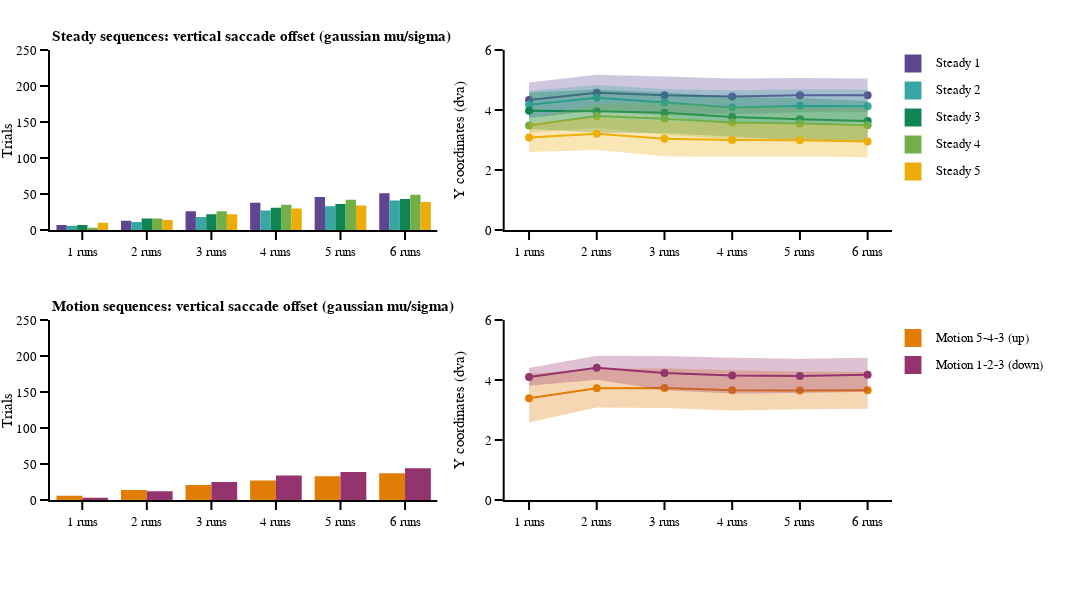

Notebook cell for this chart:
### Markdown cell above
#### Saccade y landing distribution per incremental runs

### Code cell
# subplot settings
rows, cols = 2, 2
leg_mergin = 200
fig_height, fig_width = 600,500*cols+leg_mergin
column_widths,row_heights = [1,1],[1,1]
sb_specs = [[{},{}],[{},{}]]
fig = make_subplots(rows=rows, cols=cols, print_grid=False, vertical_spacing=0.2, horizontal_spacing=0.08, 
                    column_widths=column_widths, row_heights=row_heights)
opacity_val = 0.3
data_types = []
for run_num in np.arange(1,df_all.run_number.max()+1):
    data_types.append('{:1.0f} runs'.format(run_num))

# Figure title
fig.add_annotation(xref='paper', yref='paper', x=0, y=1.03, text='<b>Steady sequences: vertical saccade offset (gaussian mu/sigma)<b>', 
                   showarrow=False, font_size = template_specs['title_font_size'], xanchor = 'left', yanchor='middle')
fig.add_annotation(xref='paper', yref='paper', x=0, y=0.43, text='<b>Motion sequences: vertical saccade offset (gaussian mu/sigma)<b>',  
                   showarrow=False, font_size = template_specs['title_font_size'], xanchor = 'left', yanchor='middle')

    
for ts_num, ts in enumerate(tss):
    # row/col and data selection
    if ts_num == 0:   row_val, y_line = 1, 4
    elif ts_num == 1: row_val, y_line = 1, 3.5
    elif ts_num == 2: row_val, y_line = 1, 3
    elif ts_num == 3: row_val, y_line = 1, 2.5
    elif ts_num == 4: row_val, y_line = 1, 2
    elif ts_num == 5: row_val, y_line = 2, 3
    elif ts_num == 6: row_val, y_line = 2, 3
    
    # compute mu, sigma, nb of trials
    mu_y, sigma_y, nb_y = np.zeros(df_all.run_number.max()),np.zeros(df_all.run_number.max()),np.zeros(df_all.run_number.max())
    for run_num in np.arange(df_all.run_number.max()):
        df_cond = df_all.loc[(df_all.main_sac_trial == 1) & 
                             (df_all.trial_sequence == ts_num+1) & (df_all.run_number <= run_num+1)]
        (mu_y[run_num], sigma_y[run_num]) = norm.fit(df_cond['sac_y_offset_trial']-df_cond['jitter_y_trial'])
        nb_y[run_num] = (df_cond['sac_y_offset_trial']-df_cond['jitter_y_trial']).shape[0]
        
    # draw data
    fig.append_trace(go.Bar(x=data_types,y=nb_y,
                            marker_color=ts_cols[ts_num]),row=row_val, col=1)
    
    fig.append_trace(go.Scatter(x=data_types, y=mu_y,
                                name=ts, mode='markers+lines',marker_color=ts_cols[ts_num],marker_size=8,
                                marker_line_width=0,marker_symbol='circle'),row=row_val, col=2)
    
    fig.append_trace(go.Scatter(x=data_types, y=mu_y+sigma_y,
                                mode='lines',line_width=0,line_color=ts_cols[ts_num]),row=row_val, col=2)
    
    fig.append_trace(go.Scatter(x=data_types, y=mu_y-sigma_y,fillcolor="rgba({}, {})".format(ts_cols[ts_num][4:-1],opacity_val),
                                mode='lines',line_width=0,line_color=ts_cols[ts_num], fill='tonexty'),row=row_val, col=2)

    # legend
    if ts_num < 5:
        fig.add_annotation(xref='paper', yref='paper', x=x_legend_top, y=y_legend_top-(y_legend_step*ts_num), 
                           text=ts, showarrow=False, font_size = template_specs['axes_font_size'], xanchor = 'left', yanchor='middle')
        fig.add_shape(type='rect',xref='paper', yref='paper', fillcolor=ts_cols[ts_num],line_width=0,
                      x0=x_legend_top-0.025-rad_leg/4, y0=y_legend_top-y_legend_step*ts_num-rad_leg/2, 
                      x1=x_legend_top-0.025+rad_leg/4, y1=y_legend_top-y_legend_step*ts_num+rad_leg/2)
    else:
        fig.add_annotation(xref='paper', yref='paper', x=x_legend_top, y=y_legend_bot-(y_legend_step*(ts_num-5)), 
                           text=ts, showarrow=False, font_size = template_specs['axes_font_size'], xanchor = 'left', yanchor='middle')
        fig.add_shape(type='rect',xref='paper', yref='paper', fillcolor=ts_cols[ts_num],line_width=0,
                      x0=x_legend_top-0.025-rad_leg/4, y0=y_legend_bot-y_legend_step*(ts_num-5)-rad_leg/2, 
                      x1=x_legend_top-0.025+rad_leg/4, y1=y_legend_bot-y_legend_step*(ts_num-5)+rad_leg/2)
    

for row in np.arange(rows):
    for col in np.arange(cols):
        if col==1:
            fig.update_xaxes(visible=True, ticklen=8, linewidth=template_specs['axes_width'], categoryorder='array', categoryarray=data_types, row=row+1, col=col+1)
            fig.update_yaxes(visible=True, ticklen=8, linewidth=template_specs['axes_width'], range=[0,6], title='Y coordinates (dva)',row=row+1, col=col+1)
        elif col==0:
            fig.update_xaxes(visible=True, ticklen=8, linewidth=template_specs['axes_width'], categoryorder='array', categoryarray=data_types, row=row+1, col=col+1)
            fig.update_yaxes(visible=True, ticklen=8, linewidth=template_specs['axes_width'], range=[0,250], title='Trials',row=row+1, col=col+1)

fig.layout.update(template=fig_template, width=fig_width, height=fig_height, margin_l=50, margin_r=leg_mergin, margin_t=50, margin_b=100, showlegend=False)
fig.show()
if not os.path.exists(fig_dir):os.mkdir(fig_dir)
fig.write_image('{}/{}_vertical_saccade_landing_sequence_runs.pdf'.format(fig_dir, subject))

### Figure 1 — Plotly figure (JSON) as saved in the notebook; plotly's stock layout.template omitted (floating-point values rounded to 4 significant figures)
{"data": [{"marker": {"color": "rgb(95, 70, 144)"}, "type": "bar", "x": ["1 runs", "2 runs", "3 runs", "4 runs", "5 runs", "6 runs"], "xaxis": "x", "y": [7, 13, 26, 38, 46, 51], "yaxis": "y"}, {"marker": {"color": "rgb(95, 70, 144)", "line": {"width": 0}, "size": 8, "symbol": "circle"}, "mode": "markers+lines", "name": "Steady 1", "type": "scatter", "x": ["1 runs", "2 runs", "3 runs", "4 runs", "5 runs", "6 runs"], "xaxis": "x2", "y": [4.332, 4.579, 4.489, 4.452, 4.495, 4.488], "yaxis": "y2"}, {"line": {"color": "rgb(95, 70, 144)", "width": 0}, "mode": "lines", "type": "scatter", "x": ["1 runs", "2 runs", "3 runs", "4 runs", "5 runs", "6 runs"], "xaxis": "x2", "y": [4.92, 5.178, 5.115, 5.047, 5.063, 5.048], "yaxis": "y2"}, {"fill": "tonexty", "fillcolor": "rgba(95, 70, 144, 0.3)", "line": {"color": "rgb(95, 70, 144)", "width": 0}, "mode": "lines", "type": "scatter", "x": ["1 runs", "2 runs", "3 runs", "4 runs", "5 runs", "6 runs"], "xaxis": "x2", "y": [3.744, 3.98, 3.864, 3.858, 3.927, 3.929], "yaxis": "y2"}, {"marker": {"color": "rgb(56, 166, 165)"}, "type": "bar", "x": ["1 runs", "2 runs", "3 runs", "4 runs", "5 runs", "6 runs"], "xaxis": "x", "y": [6, 11, 18, 27, 33, 41], "yaxis": "y"}, {"marker": {"color": "rgb(56, 166, 165)", "line": {"width": 0}, "size": 8, "symbol": "circle"}, "mode": "markers+lines", "name": "Steady 2", "type": "scatter", "x": ["1 runs", "2 runs", "3 runs", "4 runs", "5 runs", "6 runs"], "xaxis": "x2", "y": [4.178, 4.408, 4.249, 4.086, 4.131, 4.122], "yaxis": "y2"}, {"line": {"color": "rgb(56, 166, 165)", "width": 0}, "mode": "lines", "type": "scatter", "x": ["1 runs", "2 runs", "3 runs", "4 runs", "5 runs", "6 runs"], "xaxis": "x2", "y": [4.632, 4.832, 4.696, 4.656, 4.692, 4.674], "yaxis": "y2"}, {"fill": "tonexty", "fillcolor": "rgba(56, 166, 165, 0.3)", "line": {"color": "rgb(56, 166, 165)", "width": 0}, "mode": "lines", "type": "scatter", "x": ["1 runs", "2 runs", "3 runs", "4 runs", "5 runs", "6 runs"], "xaxis": "x2", "y": [3.724, 3.984, 3.801, 3.516, 3.57, 3.57], "yaxis": "y2"}, {"marker": {"color": "rgb(15, 133, 84)"}, "type": "bar", "x": ["1 runs", "2 runs", "3 runs", "4 runs", "5 runs", "6 runs"], "xaxis": "x", "y": [7, 16, 22, 31, 36, 43], "yaxis": "y"}, {"marker": {"color": "rgb(15, 133, 84)", "line": {"width": 0}, "size": 8, "symbol": "circle"}, "mode": "markers+lines", "name": "Steady 3", "type": "scatter", "x": ["1 runs", "2 runs", "3 runs", "4 runs", "5 runs", "6 runs"], "xaxis": "x2", "y": [3.979, 3.962, 3.907, 3.77, 3.693, 3.634], "yaxis": "y2"}, {"line": {"color": "rgb(15, 133, 84)", "width": 0}, "mode": "lines", "type": "scatter", "x": ["1 runs", "2 runs", "3 runs", "4 runs", "5 runs", "6 runs"], "xaxis": "x2", "y": [4.585, 4.687, 4.582, 4.441, 4.398, 4.302], "yaxis": "y2"}, {"fill": "tonexty", "fillcolor": "rgba(15, 133, 84, 0.3)", "line": {"color": "rgb(15, 133, 84)", "width": 0}, "mode": "lines", "type": "scatter", "x": ["1 runs", "2 runs", "3 runs", "4 runs", "5 runs", "6 runs"], "xaxis": "x2", "y": [3.373, 3.238, 3.232, 3.098, 2.988, 2.966], "yaxis": "y2"}, {"marker": {"color": "rgb(115, 175, 72)"}, "type": "bar", "x": ["1 runs", "2 runs", "3 runs", "4 runs", "5 runs", "6 runs"], "xaxis": "x", "y": [3, 16, 26, 35, 42, 49], "yaxis": "y"}, {"marker": {"color": "rgb(115, 175, 72)", "line": {"width": 0}, "size": 8, "symbol": "circle"}, "mode": "markers+lines", "name": "Steady 4", "type": "scatter", "x": ["1 runs", "2 runs", "3 runs", "4 runs", "5 runs", "6 runs"], "xaxis": "x2", "y": [3.48, 3.799, 3.712, 3.586, 3.548, 3.488], "yaxis": "y2"}, {"line": {"color": "rgb(115, 175, 72)", "width": 0}, "mode": "lines", "type": "scatter", "x": ["1 runs", "2 runs", "3 runs", "4 runs", "5 runs", "6 runs"], "xaxis": "x2", "y": [3.713, 4.2, 4.249, 4.143, 4.072, 4.047], "yaxis": "y2"}, {"fill": "tonexty", "fillcolor": "rgba(115, 175, 72, 0.3)", "line": {"color": "rgb(115, 175, 72)", "width": 0}, "mode": "lines", "type": "scatter", "x": ["1 runs", "2 runs", "3 runs", "4 runs", "5 runs", "6 runs"], "xaxis": "x2", "y": [3.248, 3.398, 3.175, 3.029, 3.025, 2.93], "yaxis": "y2"}, {"marker": {"color": "rgb(237, 173, 8)"}, "type": "bar", "x": ["1 runs", "2 runs", "3 runs", "4 runs", "5 runs", "6 runs"], "xaxis": "x", "y": [10, 14, 22, 30, 34, 39], "yaxis": "y"}, {"marker": {"color": "rgb(237, 173, 8)", "line": {"width": 0}, "size": 8, "symbol": "circle"}, "mode": "markers+lines", "name": "Steady 5", "type": "scatter", "x": ["1 runs", "2 runs", "3 runs", "4 runs", "5 runs", "6 runs"], "xaxis": "x2", "y": [3.084, 3.205, 3.045, 3.003, 2.988, 2.948], "yaxis": "y2"}, {"line": {"color": "rgb(237, 173, 8)", "width": 0}, "mode": "lines", "type": "scatter", "x": ["1 runs", "2 runs", "3 runs", "4 runs", "5 runs", "6 runs"], "xaxis": "x2", "y": [3.571, 3.746, 3.635, 3.564, 3.524, 3.47], "yaxis": "y2"}, {"fill": "tonexty", "fillcolor": "rgba(237, 173, 8, 0.3)", "line": {"color": "rgb(237, 173, 8)", "width": 0}, "mode": "lines", "type": "scatter", "x": ["1 runs", "2 runs", "3 runs", "4 runs", "5 runs", "6 runs"], "xaxis": "x2", "y": [2.598, 2.664, 2.455, 2.441, 2.453, 2.426], "yaxis": "y2"}, {"marker": {"color": "rgb(225, 124, 5)"}, "type": "bar", "x": ["1 runs", "2 runs", "3 runs", "4 runs", "5 runs", "6 runs"], "xaxis": "x3", "y": [6, 14, 21, 27, 33, 37], "yaxis": "y3"}, {"marker": {"color": "rgb(225, 124, 5)", "line": {"width": 0}, "size": 8, "symbol": "circle"}, "mode": "markers+lines", "name": "Motion 5-4-3 (up)", "type": "scatter", "x": ["1 runs", "2 runs", "3 runs", "4 runs", "5 runs", "6 runs"], "xaxis": "x4", "y": [3.393, 3.723, 3.731, 3.654, 3.654, 3.657], "yaxis": "y4"}, {"line": {"color": "rgb(225, 124, 5)", "width": 0}, "mode": "lines", "type": "scatter", "x": ["1 runs", "2 runs", "3 runs", "4 runs", "5 runs", "6 runs"], "xaxis": "x4", "y": [4.206, 4.365, 4.392, 4.321, 4.286, 4.269], "yaxis": "y4"}, {"fill": "tonexty", "fillcolor": "rgba(225, 124, 5, 0.3)", "line": {"color": "rgb(225, 124, 5)", "width": 0}, "mode": "lines", "type": "scatter", "x": ["1 runs", "2 runs", "3 runs", "4 runs", "5 runs", "6 runs"], "xaxis": "x4", "y": [2.581, 3.082, 3.07, 2.987, 3.021, 3.045], "yaxis": "y4"}, {"marker": {"color": "rgb(148, 52, 110)"}, "type": "bar", "x": ["1 runs", "2 runs", "3 runs", "4 runs", "5 runs", "6 runs"], "xaxis": "x3", "y": [3, 12, 25, 34, 39, 44], "yaxis": "y3"}, {"marker": {"color": "rgb(148, 52, 110)", "line": {"width": 0}, "size": 8, "symbol": "circle"}, "mode": "markers+lines", "name": "Motion 1-2-3 (down)", "type": "scatter", "x": ["1 runs", "2 runs", "3 runs", "4 runs", "5 runs", "6 runs"], "xaxis": "x4", "y": [4.103, 4.406, 4.23, 4.147, 4.136, 4.174], "yaxis": "y4"}, {"line": {"color": "rgb(148, 52, 110)", "width": 0}, "mode": "lines", "type": "scatter", "x": ["1 runs", "2 runs", "3 runs", "4 runs", "5 runs", "6 runs"], "xaxis": "x4", "y": [4.399, 4.805, 4.803, 4.741, 4.707, 4.739], "yaxis": "y4"}, {"fill": "tonexty", "fillcolor": "rgba(148, 52, 110, 0.3)", "line": {"color": "rgb(148, 52, 110)", "width": 0}, "mode": "lines", "type": "scatter", "x": ["1 runs", "2 runs", "3 runs", "4 runs", "5 runs", "6 runs"], "xaxis": "x4", "y": [3.808, 4.008, 3.656, 3.552, 3.566, 3.608], "yaxis": "y4"}], "layout": {"annotations": [{"font": {"size": 15}, "showarrow": false, "text": "<b>Steady sequences: vertical saccade offset (gaussian mu/sigma)<b>", "x": 0, "xanchor": "left", "xref": "paper", "y": 1.03, "yanchor": "middle", "yref": "paper"}, {"font": {"size": 15}, "showarrow": false, "text": "<b>Motion sequences: vertical saccade offset (gaussian mu/sigma)<b>", "x": 0, "xanchor": "left", "xref": "paper", "y": 0.43, "yanchor": "middle", "yref": "paper"}, {"font": {"size": 13}, "showarrow": false, "text": "Steady 1", "x": 1.05, "xanchor": "left", "xref": "paper", "y": 0.97, "yanchor": "middle", "yref": "paper"}, {"font": {"size": 13}, "showarrow": false, "text": "Steady 2", "x": 1.05, "xanchor": "left", "xref": "paper", "y": 0.91, "yanchor": "middle", "yref": "paper"}, {"font": {"size": 13}, "showarrow": false, "text": "Steady 3", "x": 1.05, "xanchor": "left", "xref": "paper", "y": 0.85, "yanchor": "middle", "yref": "paper"}, {"font": {"size": 13}, "showarrow": false, "text": "Steady 4", "x": 1.05, "xanchor": "left", "xref": "paper", "y": 0.79, "yanchor": "middle", "yref": "paper"}, {"font": {"size": 13}, "showarrow": false, "text": "Steady 5", "x": 1.05, "xanchor": "left", "xref": "paper", "y": 0.73, "yanchor": "middle", "yref": "paper"}, {"font": {"size": 13}, "showarrow": false, "text": "Motion 5-4-3 (up)", "x": 1.05, "xanchor": "left", "xref": "paper", "y": 0.36, "yanchor": "middle", "yref": "paper"}, {"font": {"size": 13}, "showarrow": false, "text": "Motion 1-2-3 (down)", "x": 1.05, "xanchor": "left", "xref": "paper", "y": 0.3, "yanchor": "middle", "yref": "paper"}], "height": 600, "margin": {"b": 100, "l": 50, "r": 200, "t": 50}, "shapes": [{"fillcolor": "rgb(95, 70, 144)", "line": {"width": 0}, "type": "rect", "x0": 1.015, "x1": 1.035, "xref": "paper", "y0": 0.95, "y1": 0.99, "yref": "paper"}, {"fillcolor": "rgb(56, 166, 165)", "line": {"width": 0}, "type": "rect", "x0": 1.015, "x1": 1.035, "xref": "paper", "y0": 0.89, "y1": 0.93, "yref": "paper"}, {"fillcolor": "rgb(15, 133, 84)", "line": {"width": 0}, "type": "rect", "x0": 1.015, "x1": 1.035, "xref": "paper", "y0": 0.83, "y1": 0.87, "yref": "paper"}, {"fillcolor": "rgb(115, 175, 72)", "line": {"width": 0}, "type": "rect", "x0": 1.015, "x1": 1.035, "xref": "paper", "y0": 0.77, "y1": 0.81, "yref": "paper"}, {"fillcolor": "rgb(237, 173, 8)", "line": {"width": 0}, "type": "rect", "x0": 1.015, "x1": 1.035, "xref": "paper", "y0": 0.71, "y1": 0.75, "yref": "paper"}, {"fillcolor": "rgb(225, 124, 5)", "line": {"width": 0}, "type": "rect", "x0": 1.015, "x1": 1.035, "xref": "paper", "y0": 0.34, "y1": 0.38, "yref": "paper"}, {"fillcolor": "rgb(148, 52, 110)", "line": {"width": 0}, "type": "rect", "x0": 1.015, "x1": 1.035, "xref": "paper", "y0": 0.28, "y1": 0.32, "yref": "paper"}], "showlegend": false, "width": 1200, "xaxis": {"anchor": "y", "autorange": true, "categoryarray": ["1 runs", "2 runs", "3 runs", "4 runs", "5 runs", "6 runs"], "categoryorder": "array", "domain": [0, 0.46], "linewidth": 2, "range": [-0.5, 5.5], "ticklen": 8, "type": "category", "visible": true}, "xaxis2": {"anchor": "y2", "autorange": true, "categoryarray": ["1 runs", "2 runs", "3 runs", "4 runs", "5 runs", "6 runs"], "categoryorder": "array", "domain": [0.54, 1], "linewidth": 2, "range": [-0.3502, 5.35], "ticklen": 8, "type": "category", "visible": true}, "xaxis3": {"anchor": "y3", "autorange": true, "categoryarray": ["1 runs", "2 runs", "3 runs", "4 runs", "5 runs", "6 runs"], "categoryorder": "array", "domain": [0, 0.46], "linewidth": 2, "range": [-0.5, 5.5], "ticklen": 8, "type": "category", "visible": true}, "xaxis4": {"anchor": "y4", "autorange": true, "categoryarray": ["1 runs", "2 runs", "3 runs", "4 runs", "5 runs", "6 runs"], "categoryorder": "array", "domain": [0.54, 1], "linewidth": 2, "range": [-0.3502, 5.35], "ticklen": 8, "type": "category", "visible": true}, "yaxis": {"anchor": "x", "domain": [0.6, 1], "linewidth": 2, "range": [0, 250], "ticklen": 8, "title": {"text": "Trials"}, "type": "linear", "visible": true}, "yaxis2": {"anchor": "x2", "domain": [0.6, 1], "linewidth": 2, "range": [0, 6], "ticklen": 8, "title": {"text": "Y coordinates (dva)"}, "type": "linear", "visible": true}, "yaxis3": {"anchor": "x3", "domain": [0, 0.4], "linewidth": 2, "range": [0, 250], "ticklen": 8, "title": {"text": "Trials"}, "type": "linear", "visible": true}, "yaxis4": {"anchor": "x4", "domain": [0, 0.4], "linewidth": 2, "range": [0, 6], "ticklen": 8, "title": {"text": "Y coordinates (dva)"}, "type": "linear", "visible": true}}}
